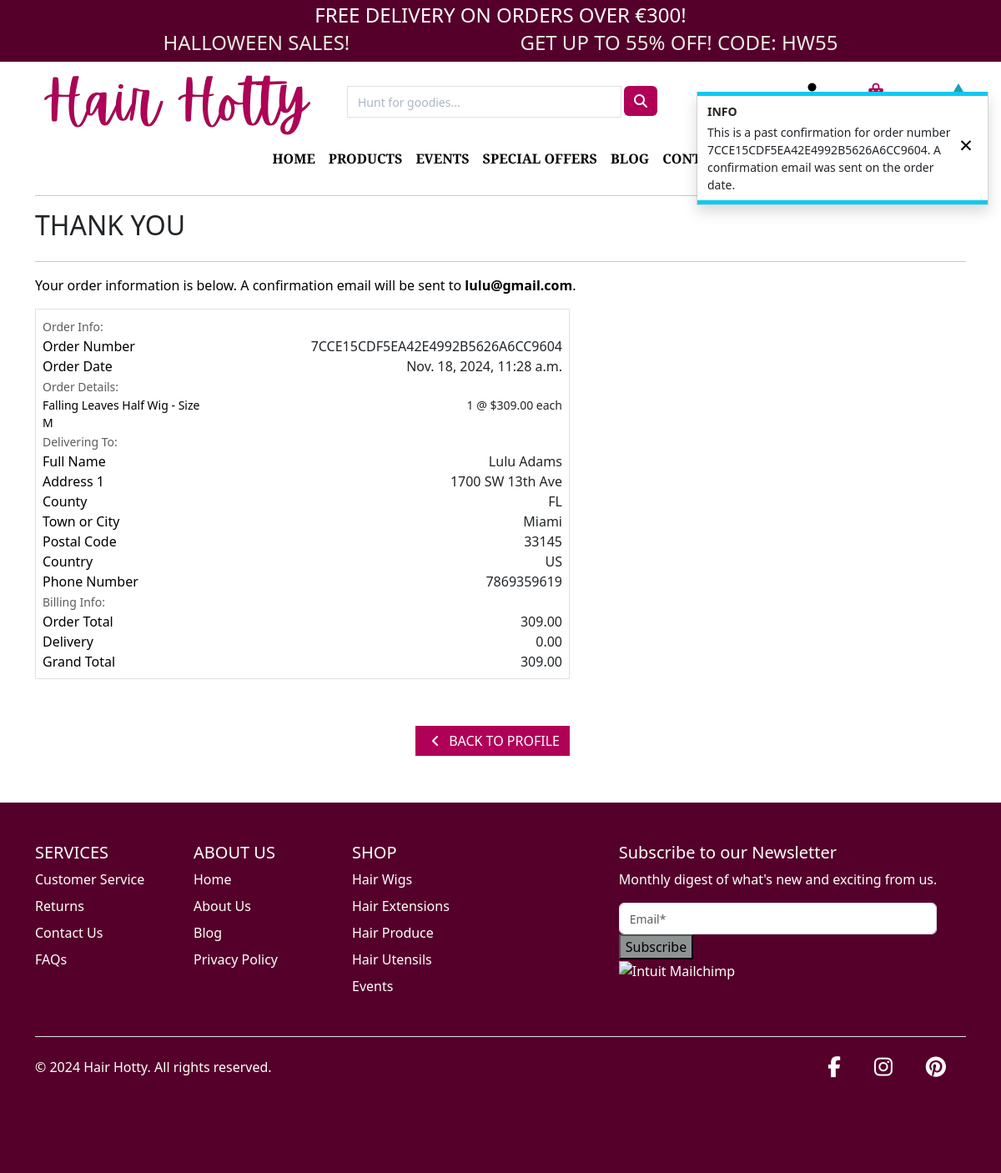
The app's page /profile/order_history/7CCE15CDF5EA42E4992B5626A6CC9604 with its own data.
### checkout/models.py (models this page shows, shortened)
class Order(models.Model):
    order_number = models.CharField(max_length=32, null=False, editable=False)
    user_profile = models.ForeignKey(UserProfile, on_delete=models.SET_NULL,
                                     null=True, blank=True, related_name='orders')
    full_name = models.CharField(max_length=50, null=False, blank=False)
    email = models.EmailField(max_length=254, null=False, blank=False)
    phone_number = models.CharField(max_length=20, null=False, blank=False)
    country = CountryField(blank_label='Country *', null=False, blank=False)
    postcode = models.CharField(max_length=20, null=True, blank=True)
    town_or_city = models.CharField(max_length=40, null=False, blank=False)
    street_address1 = models.CharField(max_length=80, null=False, blank=False)
    street_address2 = models.CharField(max_length=80, null=True, blank=True)
    county = models.CharField(max_length=80, null=True, blank=True)
    date = models.DateTimeField(auto_now_add=True)
    delivery_cost = models.DecimalField(max_digits=6, decimal_places=2, null=False, default=0)
    order_total = models.DecimalField(max_digits=10, decimal_places=2, null=False, default=0)
    grand_total = models.DecimalField(max_digits=10, decimal_places=2, null=False, default=0)
    original_bag = models.TextField(null=False, blank=False, default='')
    stripe_pid = models.CharField(max_length=254, null=False, blank=False, default='')

class OrderLineItem(models.Model):
    order = models.ForeignKey(Order, null=False, blank=False, on_delete=models.CASCADE, related_name='lineitems')
    product = models.ForeignKey(Product, null=False, blank=False, on_delete=models.CASCADE)
    product_size = models.CharField(max_length=2, null=True, blank=True) # XS, S, M, L, XL
    quantity = models.IntegerField(null=False, blank=False, default=0)
    lineitem_total = models.DecimalField(max_digits=8, decimal_places=2, null=False, blank=False, editable=False)

### products/models.py (models this page shows, shortened)
class Product(models.Model):
    primary_category = models.ForeignKey(
        PrimaryCategory,
        null=True,
        blank=True,
        on_delete=models.SET_NULL,
        related_name='products'
    )
    special_categories = models.ManyToManyField(
        SpecialCategory,
        blank=True,
        related_name='products'
    )
    id = models.UUIDField(default=uuid.uuid4, unique=True, primary_key=True, editable=False)
    name = models.CharField(max_length=254)
    description = models.TextField()
    has_sizes = models.BooleanField(default=False,null=True, blank=True)
    price = models.DecimalField(max_digits=8, decimal_places=2)
    discount = models.IntegerField(null=True, blank=True)
    on_sale = models.BooleanField(default=False)
    sale_price = models.DecimalField(
        max_digits=6, decimal_places=2, null=True, blank=True)
    rating = models.DecimalField(max_digits=6, decimal_places=1, null=True, blank=True)
    image_url = models.URLField(max_length=1024, null=True, blank=True)
    image = models.ImageField(null=True, blank=True)
    """@property
    def stock_details(self):

        Returns stock details.
        For products with sizes, returns size-wise stock dictionary.

        if self.has_sizes and self.sizes.exists():
            return {size.size: size.stock for size in self.sizes.all()}
        return {"stock": self.stock_amount}

        if size.stock and self.stock_amount >=1:
            return True
        else:
            return False"""

### profiles/views.py (the view)
# urls.py: path('order_history/<order_number>', views.order_history, name='order_history'),
def order_history(request, order_number):
    order = get_object_or_404(Order, order_number=order_number)
    messages.info(request, (
        f'This is a past confirmation for order number {order_number}. '
        'A confirmation email was sent on the order date.'
    ))
    template = 'checkout/checkout_success.html'
    context = {
        'order': order,
        'from_profile': True,
    }
    return render(request, template, context)

### checkout/templates/checkout/checkout_success.html (shortened to what this page needs)
{% extends "base.html" %}
{% load static %}
{% block extra_css %}
    <link rel="stylesheet" href="{% static 'checkout/css/checkout.css' %}">
{% endblock %}
{% block content %}
    <div class="overlay"></div>
    <div class="container">
        <div class="row">
            <div class="col">
                <hr>
                <h2 class="logo-font mb-4">Thank You</h2>
                <hr>
                <p class="text-black">Your order information is below. A confirmation email will be sent to <strong>{{ order.email }}</strong>.</p>
            </div>
        </div>
        <div class="row">
            <div class="col-12 col-lg-7">
                <div class="order-confirmation-wrapper p-2 border">
                    <div class="row">
                        <div class="col">
                            <small class="text-muted">Order Info:</small>
                        </div>
                    </div>
                    <div class="row">
                        <div class="col-12 col-md-4">
                            <p class="mb-0 text-black font-weight-bold">Order Number</p>
                        </div>
                        <div class="col-12 col-md-8 text-md-end">
                            <p class="mb-0">{{ order.order_number }}</p>
                        </div>
                    </div>
                    <div class="row">
                        <div class="col-12 col-md-4">
                            <p class="mb-0 text-black font-weight-bold">Order Date</p>
                        </div>
                        <div class="col-12 col-md-8 text-md-end">
                            <p class="mb-0">{{ order.date }}</p>
                        </div>
                    </div>
                    <div class="row">
                        <div class="col">
                            <small class="text-muted">Order Details:</small>
                        </div>
                    </div>
                    {% for item in order.lineitems.all %}
                    <div class="row">
                        <div class="col-12 col-md-4">
                            <p class="small mb-0 text-black font-weight-bold">
                                {{ item.product.name }}{% if item.product_size %} - Size {{ item.product_size|upper }}{% endif %}
                            </p>
                        </div>
                        <div class="col-12 col-md-8 text-md-end">
                            <p class="small mb-0">{{ item.quantity }} @ ${{ item.product.price }} each</p>
                        </div>
                    </div>
                    {% endfor %}
                    <div class="row">
                        <div class="col">
                            <small class="text-muted">Delivering To:</small>
                        </div>
                    </div>
                    <div class="row">
                        <div class="col-12 col-md-4">
                            <p class="mb-0 text-black font-weight-bold">Full Name</p>
                        </div>
                        <div class="col-12 col-md-8 text-md-end">
                            <p class="mb-0">{{ order.full_name }}</p>
                        </div>
                    </div>
                    <div class="row">
                        <div class="col-12 col-md-4">
                            <p class="mb-0 text-black font-weight-bold">Address 1</p>
                        </div>
                        <div class="col-12 col-md-8 text-md-end">
                            <p class="mb-0">{{ order.street_address1 }}</p>
                        </div>
                    </div>
                    {% if order.county %}
                    <div class="row">
                        <div class="col-12 col-md-4">
                            <p class="mb-0 text-black font-weight-bold">County</p>
                        </div>
                        <div class="col-12 col-md-8 text-md-end">
                            <p class="mb-0">{{ order.county }}</p>
                        </div>
                    </div>
                    {% endif %}
                    <div class="row">
                        <div class="col-12 col-md-4">
                            <p class="mb-0 text-black font-weight-bold">Town or City</p>
                        </div>
                        <div class="col-12 col-md-8 text-md-end">
                            <p class="mb-0">{{ order.town_or_city }}</p>
                        </div>
                    </div>
                    {% if order.postcode %}
                    <div class="row">
                        <div class="col-12 col-md-4">
                            <p class="mb-0 text-black font-weight-bold">Postal Code</p>
                        </div>
                        <div class="col-12 col-md-8 text-md-end">
                            <p class="mb-0">{{ order.postcode }}</p>
                        </div>
                    </div>
                    {% endif %}
                    <div class="row">
                        <div class="col-12 col-md-4">
                            <p class="mb-0 text-black font-weight-bold">Country</p>
                        </div>
                        <div class="col-12 col-md-8 text-md-end">
                            <p class="mb-0">{{ order.country }}</p>
                        </div>
                    </div>
                    <div class="row">
                        <div class="col-12 col-md-4">
                            <p class="mb-0 text-black font-weight-bold">Phone Number</p>
                        </div>
                        <div class="col-12 col-md-8 text-md-end">
                            <p class="mb-0">{{ order.phone_number }}</p>
                        </div>
                    </div>
                    <div class="row">
                        <div class="col">
                            <small class="text-muted">Billing Info:</small>
                        </div>
                    </div>
                    <div class="row">
                        <div class="col-12 col-md-4">
                            <p class="mb-0 text-black font-weight-bold">Order Total</p>
                        </div>
                        <div class="col-12 col-md-8 text-md-end">
                            <p class="mb-0">{{ order.order_total }}</p>
                        </div>
                    </div>
                    <div class="row">
                        <div class="col-12 col-md-4">
                            <p class="mb-0 text-black font-weight-bold">Delivery</p>
                        </div>
                        <div class="col-12 col-md-8 text-md-end">
                            <p class="mb-0">{{ order.delivery_cost }}</p>
                        </div>
                    </div>
                    <div class="row">
                        <div class="col-12 col-md-4">
                            <p class="mb-0 text-black font-weight-bold">Grand Total</p>
                        </div>
                        <div class="col-12 col-md-8 text-md-end">
                            <p class="mb-0">{{ order.grand_total }}</p>
                        </div>
                    </div>
                </div>
            </div>
        </div>
        <div class="row">
			<div class="col-12 col-lg-7 mb-5 mt-5 text-end">
                {% if from_profile %}
                <a href="{% url 'profile' %}" class="btn btn-cordovan rounded-0 my-2">
                    <span class="icon mr-2">
                        <i class="fas fa-angle-left"></i>
                    </span>
                    <span class="text-uppercase">Back to Profile</span>
                </a>
                {% endif %}
			</div>
		</div>
    </div>
{% endblock %}

### static/css/style.css (style rules this page uses)
:root { --cordovan: #B00058; --licorice: #55002A; --hot-pink: #FF69B4; --pink:#FF439D; --old-lace: #FDF4E7; --white: #ffff; --dark: #140C00; --background: #ebeae5; --gray: #1a0303; --dark-gray:#6f6a6a; }
body { min-height: 100vh; display: flex; flex-direction: column; background-color: var(--background); }
.overlay { height: 100%; width: 100%; top: 0; left: 0; position: fixed; background: white; z-index: -1; }
.icon { align-items: center; display: inline-flex; justify-content: center; height: 1.5rem; width: 1.5rem; }
.logo-font { text-transform: uppercase; }
.btn-cordovan { background-color: var(--cordovan); color: var(--white); border:none; }

### records on screen
Order: email "lulu@gmail.com", order_number "7CCE15CDF5EA42E4992B5626A6CC9604", date "Nov. 18, 2024, 11:28 a.m.", full_name "Lulu Adams", street_address1 "1700 SW 13th Ave", county "FL", town_or_city "Miami", postcode "33145", country "US", phone_number "7869359619", order_total "309.00", delivery_cost "0.00", grand_total "309.00"
OrderLineItem: product.name "Falling Leaves Half Wig", product_size "M", quantity "1", product.price "309.00"

### other values on screen
{{ free_delivery_threshold }} "300"
{{ message }} "This is a past confirmation for order number 7CCE15CDF5EA42E4992B5626A6CC9604. A confirmation email was sent on the order date."
